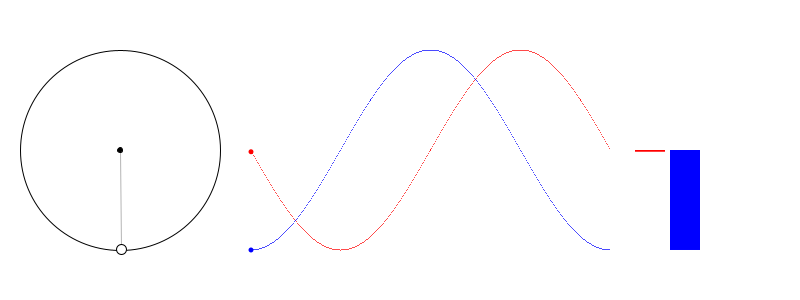
Frame 1 (no input)
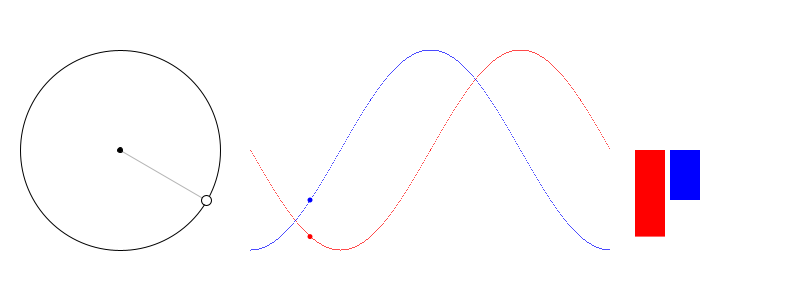
Frame 60 (the mouse pressed at the canvas centre just before this capture)
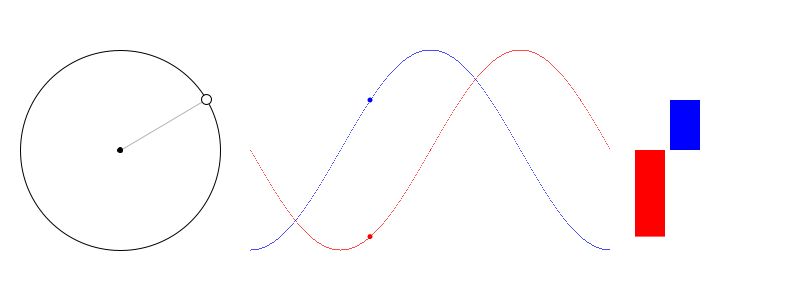
Frame 120 (the mouse held since frame 60 and released just before this capture)

The Processing sketch that drew these frames (run headless with seeded random() and noise(); from frame 60 on, the mouse is pressed at the canvas centre):

// Processing sketch: w3_02_Trigonometric
// ── w3_02_Trigonometric.pde
/*
 * Creative Coding
 * Week 3, Foldout 02: Processing functions
 * by Indae Hwang and Jon McCormack
 * Copyright (c) 2014 Monash University
 *
 * This program illustrates the use of the Processing funcions:
 * sin, cos
 *
 * See the foldout associated with this sketch for more details
 * 
 */   

float ball_x, ball_y;
float center_x, center_y;
float radius;

void setup() {
  size(800, 300);
  center_x = 120;
  center_y = height/2;
  radius = 100;
}


void draw() {
  background(255);

  float radians = radians(frameCount);

  ball_x = center_x + radius*sin(radians);
  ball_y = center_y + radius*cos(radians);

  //circle
  fill(255);
  stroke(0);
  ellipse(center_x, center_y, radius*2, radius*2);

  //line between center to rotating ball
  stroke(180);
  line(center_x, center_y, ball_x, ball_y);

  //rotating ball
  fill(255);
  stroke(0);
  ellipse(ball_x, ball_y, 10, 10);

  //centerPoint
  fill(0);
  ellipse(center_x, center_y, 5, 5);

  //sin and cos curve
  for (int i=0; i<360; i++) {
    float rad = radians(i);
    stroke(255, 0, 0);
    point(250 +i, height/2+radius*sin(rad) );
    stroke(0, 0, 255);
    point(250 +i, height/2+radius*cos(rad) );
  }

  int angleForSinCosBall = frameCount%360;
  int increaseForSinCosBall = angleForSinCosBall;
  float radiansForSinCosBall= radians(angleForSinCosBall);
  float sin_ball_x = 250 + increaseForSinCosBall;
  float sin_ball_y = height/2 + radius*sin(radiansForSinCosBall);
  float cos_ball_x = 250 + increaseForSinCosBall;
  float cos_ball_y = height/2 + radius*cos(radiansForSinCosBall);

  //ball moves on sine curve
  noStroke();
  fill(255, 0, 0);
  ellipse(sin_ball_x, sin_ball_y, 5, 5);
  //ball moves on cosin curve
  fill(0, 0, 255);
  ellipse(cos_ball_x, cos_ball_y, 5, 5);

  //
  fill(255, 0, 0);
  rect(635, height/2, 30, radius*sin(radiansForSinCosBall) );
  fill(0, 0, 255);
  rect(670, height/2, 30, radius*cos(radiansForSinCosBall) );
}
